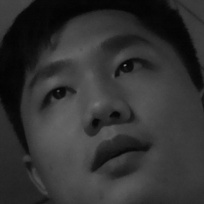
#> input picture User.4.25.jpg, 204 x 204 px, given in place of the camera
$ python 01_face_dataset.py
#> lines starting #> are read from the running program, lines starting #| are printed output that depends on the picture
import cv2
import os

cap = cv2.VideoCapture(0)
cap.set(3,640)
cap.set(4,480)

face_detector = cv2.CascadeClassifier('haarcascade_frontalface_default.xml')
eyeCascade= cv2.CascadeClassifier('haarcascade_eye.xml')
face_id = input('\n enter user id end press <return>==> ')

print("\n [INFO] Initiali face capture. Look the camera and wait...")

count =0

while(True):
    ret,img = cap.read()
#> img is the input picture: shape (204, 204, 3); min 3, max 117, mean 49.6
    img=cv2.flip(img,-1)
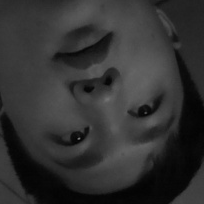
#> img: shape (204, 204, 3); min 3, max 117, mean 49.6
    gray=cv2.cvtColor(img,cv2.COLOR_BGR2GRAY)
    faces = face_detector.detectMultiScale(gray,1.3,5)
#> faces = ()

    for (x,y,w,h) in faces:
         cv2.rectangle(img,(x,y),(x+w,y+h),(255,0,0),2)
         roi_gray=gray[y:y+h,x:x+w]
         roi_color= img[y:y+h,x:x+w]

         eyes = eyeCascade.detectMultiScale(roi_gray)
         for (ex,ey,ew,eh) in eyes:
             cv2.rectangle(roi_color,(ex,ey),(ex+ew,ey+eh),(0,255,0),2)

         count +=1

         cv2.imwrite("dataset/User."+str(face_id)+'.'+str(count)+".jpg",cv2.resize(gray[y:y+h,x:x+w],(250,250)))
#> this loop made 0 passes
#> after the loop, count = 0

    cv2.namedWindow('video',0)
    cv2.resizeWindow('video',640,480)
    cv2.imshow('video',img)


    k = cv2.waitKey(100)&0xff
#> (key Esc is pressed here)
    if k==27:
        break
    elif count >=30:
        break

print("\n [INFO]Exiting Program and cleanup stuff")

cap.release()
cv2.destroyAllWindows()
